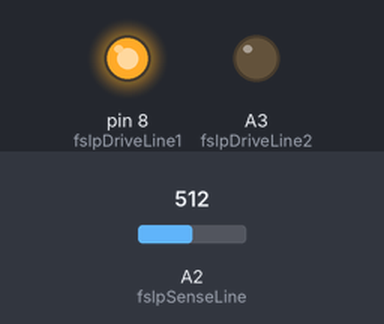
Bench run of a sketch on a simulated Arduino Uno, built with avr-gcc and run on an emulated ATmega328P. Parts: output pins drawn as LEDs (lit = HIGH). Inputs (shaded band) come from the test bench; at power-on: A2 (fslpSenseLine) = 512. What the sketch prints to the serial monitor is not drawn.

Above: at 0.3 s.
Timing chart, 0 to 1.8 s (numbered marks = the images above):
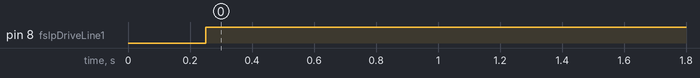

The sketch:

fslp_test.ino
```cpp
const int fslpSenseLine = A2;
const int fslpDriveLine1 = 8;
const int fslpDriveLine2 = A3;
const int fslpBotR0 = 9;


void setup() {
  // put your setup code here, to run once:
  Serial.begin(9600);
  delay(250);
}

void loop() {
  // Step 1 - Clear the charge on the sensor.
  pinMode(fslpSenseLine, OUTPUT);
  digitalWrite(fslpSenseLine, LOW);

  pinMode(fslpDriveLine1, OUTPUT);
  digitalWrite(fslpDriveLine1, LOW);

  pinMode(fslpDriveLine2, OUTPUT);
  digitalWrite(fslpDriveLine2, LOW);

  pinMode(fslpBotR0, OUTPUT);
  digitalWrite(fslpBotR0, LOW);

  // Step 2 - Set up appropriate drive line voltages.
  digitalWrite(fslpDriveLine1, HIGH);
  pinMode(fslpBotR0, INPUT);
  pinMode(fslpSenseLine, INPUT);

  delayMicroseconds(10);

 // analogReset();
  int v = analogRead(fslpSenseLine);
  Serial.print("v is:");
  Serial.println(v);
  delay(500);
}

void analogReset()
{
#if defined(ADMUX)
#if defined(ADCSRB) && defined(MUX5)
    // Code for the ATmega2560 and ATmega32U4
    ADCSRB |= (1 << MUX5);
#endif
    ADMUX = 0x1F;

    // Start the conversion and wait for it to finish.
    ADCSRA |= (1 << ADSC);
    loop_until_bit_is_clear(ADCSRA, ADSC);
#endif
}
```

Measured:
- by itself, pin 8 (fslpDriveLine1): LOW → HIGH at 0.25 s
